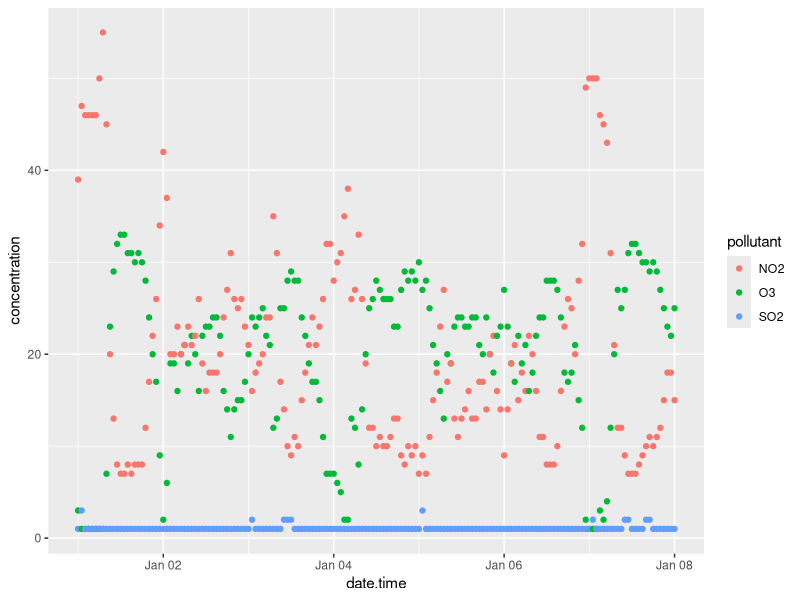
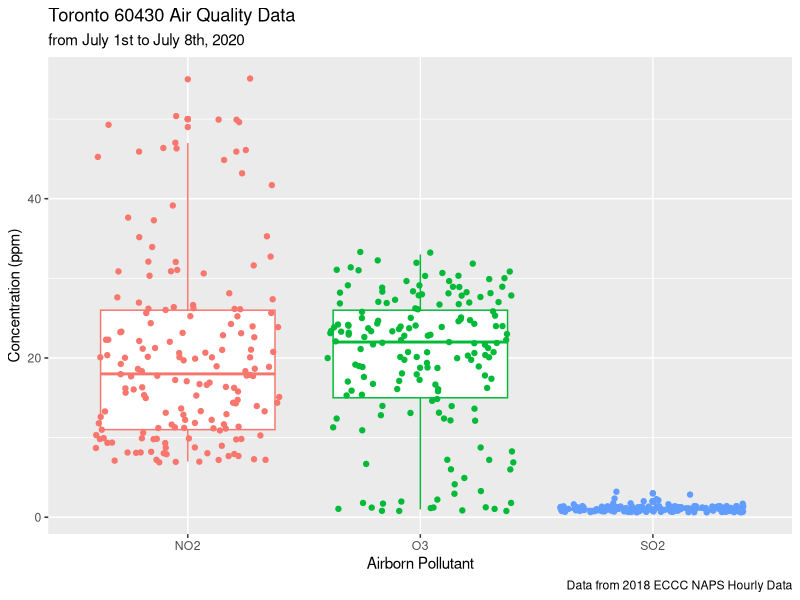

The R source for these figures, in order:
# Title: Example R Script for Visualizing Air Quality Data 
# Author: John Guy Rubberboots
# Date: 24 June 2021

# 1. Packages ---- 

# Install and open tidyverse if you haven't already 

#install.packages("tidyverse")

library(tidyverse)


# 2. Importing air quality data ----

airPol <- read_csv("data/2018-01-01_60430_Toronto_ON.csv")

View(airPol)

# 3. Visualizing data ----
## 3.1. Scatter plot for time series ----

ggplot(data = airPol, 
       aes(x = date.time,
           y = concentration,
           colour = pollutant)) +
  geom_point()


## 3.2. Boxplot for distribution ----

ggplot(data = airPol, 
       aes(x = pollutant, 
           y = concentration, 
           colour = pollutant)) +
  geom_boxplot() +
  geom_jitter() +
  labs(title = "Toronto 60430 Air Quality Data", 
       subtitle = "from July 1st to July 8th, 2020",
       x = "Airborn Pollutant",
       y = "Concentration (ppm)",
       caption = "Data from 2018 ECCC NAPS Hourly Data") +
  theme(legend.position = "none")
